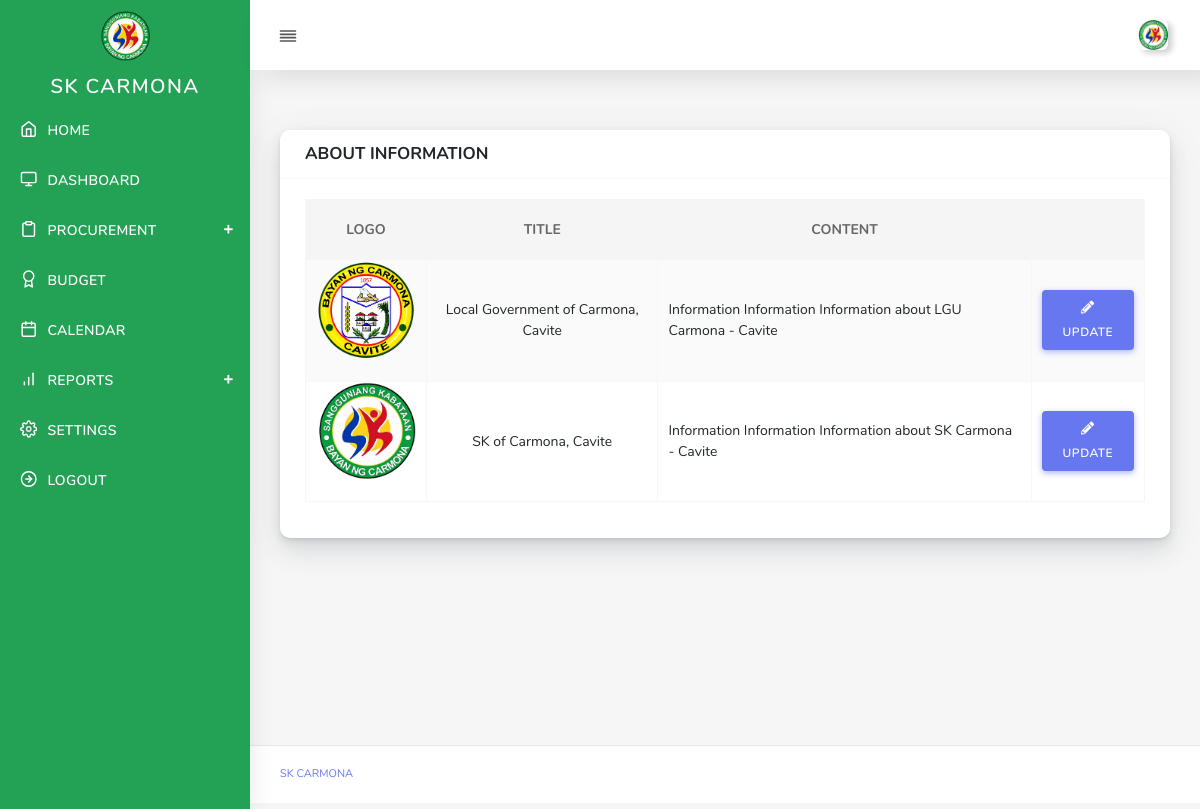
Screenshot of /user/aboutus.php (signed in) with the database file from the repository.
### tables this page shows
CREATE TABLE `skaccount` (
  `brgyID` int(11) NOT NULL,
  `barangay_name` varchar(32) NOT NULL,
  `username` varchar(32) NOT NULL,
  `password` varchar(32) NOT NULL,
  `img_profile` text NOT NULL,
  `sk_chairman` varchar(100) NOT NULL,
  `vice_chairman` varchar(100) NOT NULL,
  `secretary` varchar(100) NOT NULL,
  `member1` varchar(100) NOT NULL,
  `member2` varchar(100) NOT NULL,
  `member3` varchar(100) NOT NULL,
  `procuring` varchar(100) NOT NULL,
  `brgy_captain` varchar(100) NOT NULL,
  `committee_approriations` varchar(100) NOT NULL,
  `sk_treasurer` varchar(100) NOT NULL,
  `ai_committee` varchar(100) NOT NULL,
  `budget_officer` varchar(50) NOT NULL,
  `city` varchar(100) NOT NULL,
  `province` varchar(100) NOT NULL,
  `contact` varchar(100) NOT NULL
);

CREATE TABLE `aboutus` (
  `aboutID` int(3) NOT NULL,
  `title` text NOT NULL,
  `content` text NOT NULL,
  `logo` text NOT NULL,
  `lastupdated` timestamp NOT NULL DEFAULT current_timestamp()
);

### controller/about.php (called while the page is built, shortened)
<?php
include('../config/database.php');
$about	 	= $mysqli->query("SELECT * FROM aboutus");

### user/aboutus.php (the view, shortened to what this page needs)
<?php include('header.php'); ?>
<?php include('nav.php'); ?>
<?php include('../controller/about.php'); ?>
	<div class="main-content">
          <div class="section-body">
            <div class="row">
              <div class="col-12">
                <div class="card">
                  <div class="card-header">
                    <h4>ABOUT INFORMATION </h4>
                  </div>
                  <div class="card-body">
                    <div class="table-responsive">
                      <table class="table table-striped table-bordered" id="covid-data">
                        <thead>
                          <tr>
                            <th class="text-center"> LOGO </th>
                            <th class="text-center"> TITLE </th>
                            <th class="text-center"> CONTENT </th>
                            <th class="text-center"></th>
                          </tr>
                        </thead>
						<tbody>
						<?php while($val = $about->fetch_object()){ ?>
							<tr>
								<td class="text-center"> <img src="../assets/img/<?php echo $val->logo ;?>" width="100px"><br><br><?php echo $val1->title ;?> </td>
								<td class="text-center"> <?php echo $val->title ;?> </td>
								<td> <?php echo $val->content ;?> </td>
								<td  class="text-center"><button class="btn btn-primary btn-md" data-toggle="modal" id="membersinfo" data-target="#about<?php echo $val->aboutID;?>"> <i class="fas fa-pencil-alt"></i> UPDATE </button></td>
							</tr>
						<?php } ?>
						</tbody>
                      </table>
                    </div>
                  </div>
                </div>
              </div>
            </div>
         </div>
      </div>
<?php require('footer.php'); ?>

### user/nav.php (shortened to what this page needs)
<?php
include('../config/database.php');
$data     = $_SESSION['brgyID'];
$settings1 = $mysqli->query("SELECT * FROM skaccount where brgyID ='$data'");
while($val1 = $settings1->fetch_object()){
	$profile =  $val1->img_profile;
}
?>
<body>
  <div id="app">
    <div class="main-wrapper main-wrapper-1">
      <div class="navbar-bg"></div>
      <nav class="navbar navbar-expand-lg main-navbar sticky">
        <div class="form-inline mr-auto">
          <ul class="navbar-nav mr-3">
            <li><a href="#" data-toggle="sidebar" class="nav-link nav-link-lg collapse-btn"> <i data-feather="align-justify"></i></a></li>
          </ul>
        </div>
        <ul class="navbar-nav navbar-right">
          <li class="dropdown"><a href="#" data-toggle="dropdown"
              class="nav-link dropdown-toggle nav-link-lg nav-link-user"> <img alt="image" src="../assets/img/barangay/<?php echo $profile;?>"
                class="user-img-radious-style"> <span class="d-sm-none d-lg-inline-block"></span></a>
          </li>
        </ul>
      </nav>
      <div class="main-sidebar sidebar-style-2">
        <aside id="sidebar-wrapper" >
          <div class="sidebar-brand">
            <a href="#"> <img alt="image" src="../assets/img/sk-logo.png" class="header-logo" />
            </a>
          </div>
          <ul class="sidebar-menu" style="background-color:#23a255 !important;">
            <li class="menu-header"><center>SK CARMONA</center></li>
            <li class="dropdown <?php echo $index;?>">
              <a href="index.php" class="nav-link"><i data-feather="home"></i><span>HOME</span></a>
            </li>
			<li class="dropdown <?php echo $dashboard;?>">
              <a href="dashboard.php" class="nav-link"><i data-feather="monitor"></i><span>DASHBOARD</span></a>
            </li>
			<li class="dropdown <?php echo $procurement;?>">
              <a href="procurement.php" class="menu-toggle nav-link has-dropdown"><i data-feather="clipboard"></i><span>PROCUREMENT</span></a>
            </li>
			<li class="dropdown <?php echo $budget;?>">
              <a href="budget.php" class="nav-link"><i data-feather="award"></i><span>BUDGET </span></a>
            </li>
			<li class="dropdown <?php echo $calendar;?>">
              <a href="calendar.php" class="nav-link"><i data-feather="calendar"></i><span>CALENDAR </span></a>
            </li>
			<li class="dropdown <?php echo $reports;?>">
              <a href="announcement.php" class="menu-toggle nav-link has-dropdown"><i data-feather="bar-chart"></i><span>REPORTS </span></a>
            </li>
			<li class="dropdown <?php echo $settings;?>">
              <a href="settings.php" class="nav-link"><i data-feather="settings"></i><span> SETTINGS </span></a>
            </li>
			<li class="dropdown ">
              <a href="logout.php" class="nav-link"><i data-feather="arrow-right-circle"></i><span>LOGOUT</span></a>
            </li>
          </ul>
        </aside>
      </div>

### rows the page displays
skaccount: img_profile (picture)
aboutus: logo (picture), title "Local Government of Carmona, Cavite", content "Information Information Information about LGU Carmona - Cavite"
aboutus: logo (picture), title "SK of Carmona, Cavite", content "Information Information Information about SK Carmona - Cavite"
